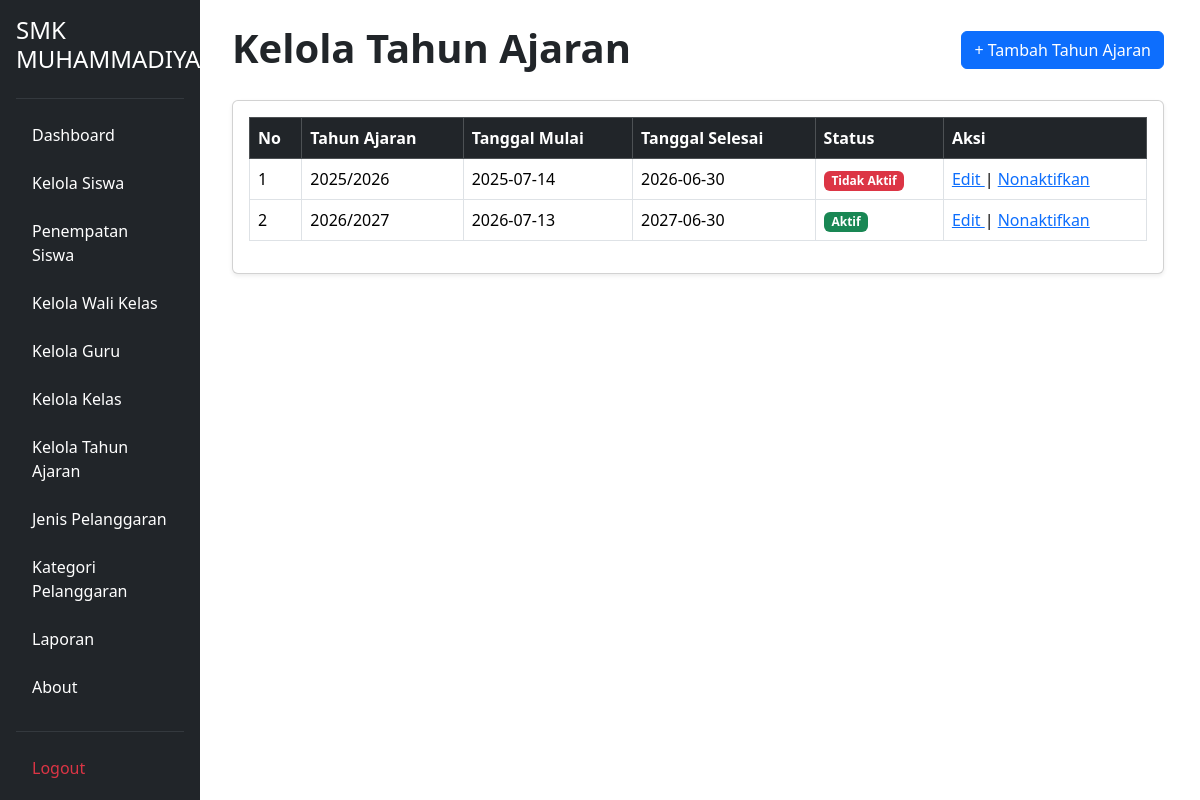
/admin/kelola_tahun_ajaran/index.php (signed in), run on the app's committed database.
### tables this page shows
CREATE TABLE `t_tahun_ajaran` (
  `id` int(11) NOT NULL,
  `nama` varchar(20) NOT NULL,
  `tanggal_mulai` date NOT NULL,
  `tanggal_selesai` date NOT NULL,
  `status_aktif` tinyint(1) NOT NULL,
  `created_at` timestamp NOT NULL DEFAULT current_timestamp(),
  `updated_at` timestamp NOT NULL DEFAULT current_timestamp()
);

### admin/kelola_tahun_ajaran/index.php (the view, shortened to what this page needs)
<?php
require_once __DIR__ . "/../../config/koneksi.php";
$query = mysqli_query($conn, "SELECT * FROM t_tahun_ajaran");
?>
<!DOCTYPE html>
<html lang="id">
<head>
    <link href="https://cdn.jsdelivr.net/npm/bootstrap@5.3.8/dist/css/bootstrap.min.css"
          rel="stylesheet">
</head>
<body>
<div class="container-fluid">
<table width="100%" border="0">
    <tr>
        <td width="200" valign="top">
            <?php require_once "../../layout/sidebar.php"; ?>
        </td>
        <td class="col-md-9 col-lg-10 p-4 main-content">
        <div class="d-flex justify-content-between align-items-center mb-4">
            <h1 class="fw-bold mb-1">
                Kelola Tahun Ajaran
            </h1>
            <a href="tambah.php" class="btn btn-primary">
                + Tambah Tahun Ajaran
            </a>
        </div>
        <div class="card shadow-sm">
        <div class="card-body">
            <table class="table table-bordered table-hover">
            <thead class="table-dark">
                <tr>
                    <th>No</th>
                    <th>Tahun Ajaran</th>
                    <th>Tanggal Mulai</th>
                    <th>Tanggal Selesai</th>
                    <th>Status</th>
                    <th>Aksi</th>
                </tr>
            </thead>
                <?php
                $no = 1;
                while ($tahun_ajaran = mysqli_fetch_assoc($query)) {
                ?>
                    <tr>
                        <td>
                            <?= $no++; ?>
                        </td>
                        <td>
                            <?= htmlspecialchars($tahun_ajaran['nama']); ?>
                        </td>
                        <td>
                            <?= htmlspecialchars($tahun_ajaran['tanggal_mulai']); ?>
                        </td>
                        <td>
                            <?= htmlspecialchars($tahun_ajaran['tanggal_selesai']); ?>
                        </td>
                        <td>
                                            <?php if ($tahun_ajaran['status_aktif'] == 1) { ?>
                                                <span class="badge bg-success">
                                                    Aktif
                                                </span>
                                            <?php } else { ?>
                                                <span class="badge bg-danger">
                                                    Tidak Aktif
                                                </span>
                                            <?php } ?>
                        <td>
                            <a href="edit.php?id=<?= $tahun_ajaran['id']; ?>">
                                Edit
                            </a>
                            |
                            <a href="hapus.php?id=<?= $tahun_ajaran['id']; ?>">
                                Nonaktifkan
                            </a>
                        </td>
                    </tr>
                <?php } ?>
            </table>
    </div>
    </div>
    </td>
    </tr>
</table>
</div>
</body>
</html>

### admin/kelola_tahun_ajaran/index.php (style rules this page uses)
.main-content { margin-left: 16.666667%; }

### data on the page
t_tahun_ajaran: nama "2025/2026", tanggal_mulai "2025-07-14", tanggal_selesai "2026-06-30", status_aktif "Tidak Aktif"
t_tahun_ajaran: nama "2026/2027", tanggal_mulai "2026-07-13", tanggal_selesai "2027-06-30", status_aktif "Aktif"
